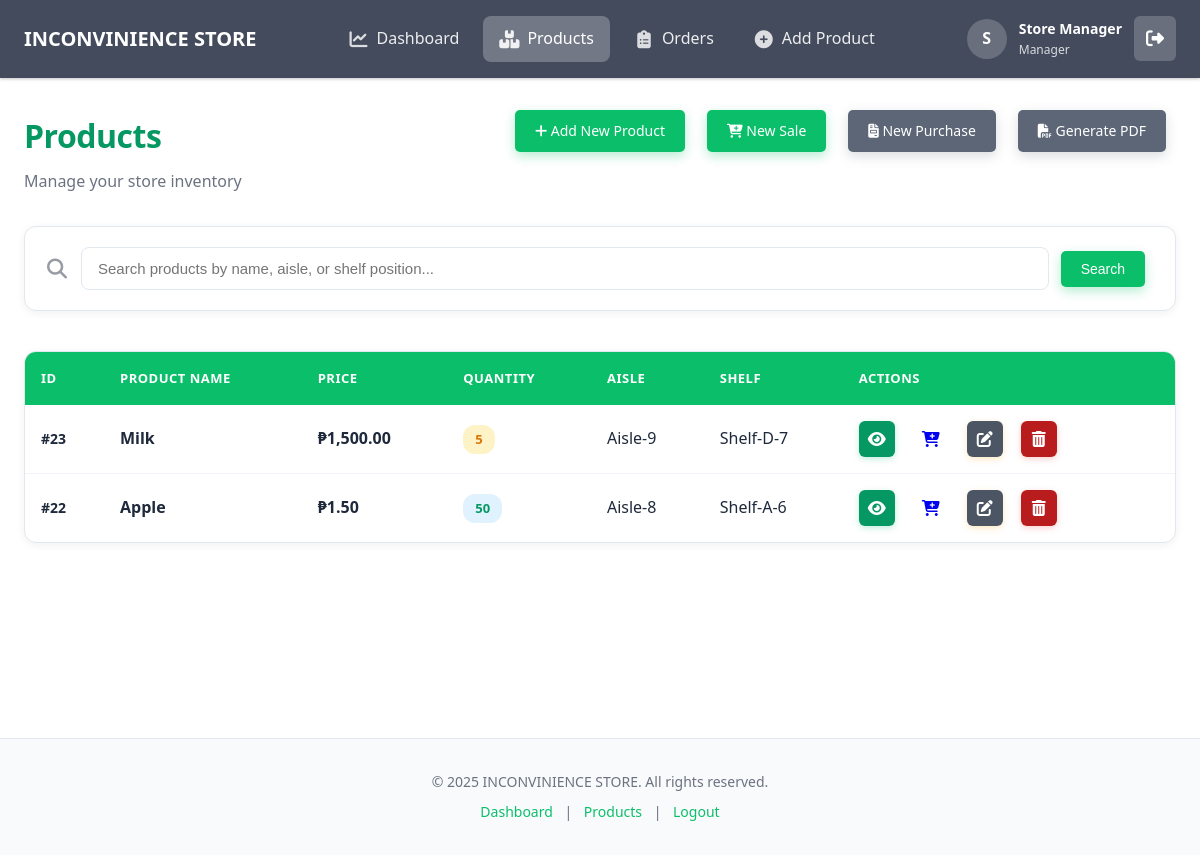
Page /items.php (signed in) on the committed database.
### tables this page shows
CREATE TABLE `items` (
  `item_id` int(11) NOT NULL AUTO_INCREMENT PRIMARY KEY,
  `item_name` varchar(255) NOT NULL,
  `price` decimal(10,2) NOT NULL,
  `quantity` int(11) NOT NULL DEFAULT 0,
  `isles` varchar(100) NOT NULL,
  `shelf_position` varchar(100) NOT NULL,
  `created_at` timestamp NOT NULL DEFAULT current_timestamp(),
  `updated_at` timestamp NOT NULL DEFAULT current_timestamp() ON UPDATE current_timestamp()
);

### auth.php (called while the page is built, shortened)
<?php
function isManager() {
    return isset($_SESSION['role']) && $_SESSION['role'] === 'manager';
}
?>

### items.php (the view, shortened to what this page needs)
<?php
require_once 'auth.php';
$search = $_GET['search'] ?? '';
if (!empty($search)) {
    $search_param = "%" . $search . "%";
    $conn = getDBConnection();
    $stmt = $conn->prepare("SELECT * FROM items WHERE item_name LIKE ? OR isles LIKE ? OR shelf_position LIKE ? ORDER BY item_id DESC");
    $stmt->bind_param("sss", $search_param, $search_param, $search_param);
    $stmt->execute();
    $result = $stmt->get_result();
} else {
    $conn = getDBConnection();
    $sql = "SELECT * FROM items ORDER BY item_id DESC";
    $result = $conn->query($sql);
}
?>
<?php
require_once 'includes/header.php';
?>
<main class="main-content">
    <div class="page-header">
        <div class="page-title-section">
            <h1 class="page-title">Products</h1>
            <p class="page-subtitle">Manage your store inventory</p>
        </div>
        <div class="page-actions">
            <?php if (isManager()): ?>
                <a href="create.php" class="btn btn-primary">
                    <i class="fas fa-plus"></i> Add New Product
                </a>
            <?php endif; ?>
            <a href="order.php?action=sales" class="btn btn-primary">
                <i class="fas fa-cart-plus"></i> New Sale
            </a>
            <?php if (isManager()): ?>
                <a href="order.php?action=purchase" class="btn btn-secondary">
                    <i class="fas fa-file-invoice"></i> New Purchase
                </a>
            <?php endif; ?>
            <a href="pdf.php<?php echo !empty($search) ? '?search=' . urlencode($search) : ''; ?>" class="btn btn-secondary" target="_blank">
                <i class="fas fa-file-pdf"></i> Generate PDF
            </a>
        </div>
    </div>
    <section class="search-section">
        <form method="GET" action="items.php" class="search-form-modern">
            <div class="search-input-wrapper">
                <span class="search-icon"><i class="fas fa-search"></i></span>
                <input type="text" name="search" class="search-input-modern"
                       placeholder="Search products by name, aisle, or shelf position..."
                       value="<?php echo htmlspecialchars($search); ?>">
                <button type="submit" class="btn btn-primary search-btn">Search</button>
            </div>
        </form>
    </section>
    <section class="table-section">
        <div class="table-wrapper">
            <table class="data-table-modern">
                <thead>
                    <tr>
                        <th>ID</th>
                        <th>Product Name</th>
                        <th>Price</th>
                        <th>Quantity</th>
                        <th>Aisle</th>
                        <th>Shelf</th>
                        <th>Actions</th>
                    </tr>
                </thead>
                <tbody>
                    <?php if ($result->num_rows > 0): ?>
                        <?php while($row = $result->fetch_assoc()): ?>
                            <tr>
                                <td class="id-cell">#<?php echo htmlspecialchars($row['item_id']); ?></td>
                                <td class="name-cell">
                                    <strong><?php echo htmlspecialchars($row['item_name']); ?></strong>
                                </td>
                                <td class="price-cell">&#8369;<?php echo number_format($row['price'], 2); ?></td>
                                <td class="quantity-cell">
                                    <span class="quantity-badge <?php echo $row['quantity'] < 10 ? 'low-stock' : ''; ?>">
                                        <?php echo htmlspecialchars($row['quantity']); ?>
                                    </span>
                                </td>
                                <td class="aisle-cell"><?php echo htmlspecialchars($row['isles']); ?></td>
                                <td class="shelf-cell"><?php echo htmlspecialchars($row['shelf_position']); ?></td>
                                <td class="actions-cell">
                                    <div class="action-buttons">
                                        <a href="view.php?id=<?php echo $row['item_id']; ?>" class="btn btn-view" title="View Details"><i class="fas fa-eye"></i></a>
                                        <a href="order.php?action=sales&item_id=<?php echo $row['item_id']; ?>" class="btn btn-sale" title="Create Sale"><i class="fas fa-cart-plus"></i></a>
                                        <?php if (isManager()): ?>
                                            <a href="update.php?id=<?php echo $row['item_id']; ?>" class="btn btn-edit" title="Edit Product"><i class="fas fa-edit"></i></a>
                                            <a href="delete.php?id=<?php echo $row['item_id']; ?>"
                                               class="btn btn-delete"
                                               onclick="return confirm('Are you sure you want to delete this product?');"
                                               title="Delete Product"><i class="fas fa-trash-alt"></i></a>
                                        <?php endif; ?>
                                    </div>
                                </td>
                            </tr>
                        <?php endwhile; ?>
                    <?php endif; ?>
                </tbody>
            </table>
        </div>
    </section>
</main>
<?php
require_once 'includes/footer.php';
?>

### rows in the picture
items: item_id "23", item_name "Milk", price "1,500.00", quantity "5", isles "Aisle-9", shelf_position "Shelf-D-7"
items: item_id "22", item_name "Apple", price "1.50", quantity "50", isles "Aisle-8", shelf_position "Shelf-A-6"

### other values in the picture
substr($user['full_name'], 0, 1) "S"
$user['full_name'] "Store Manager"
$user['role'] "Manager"
